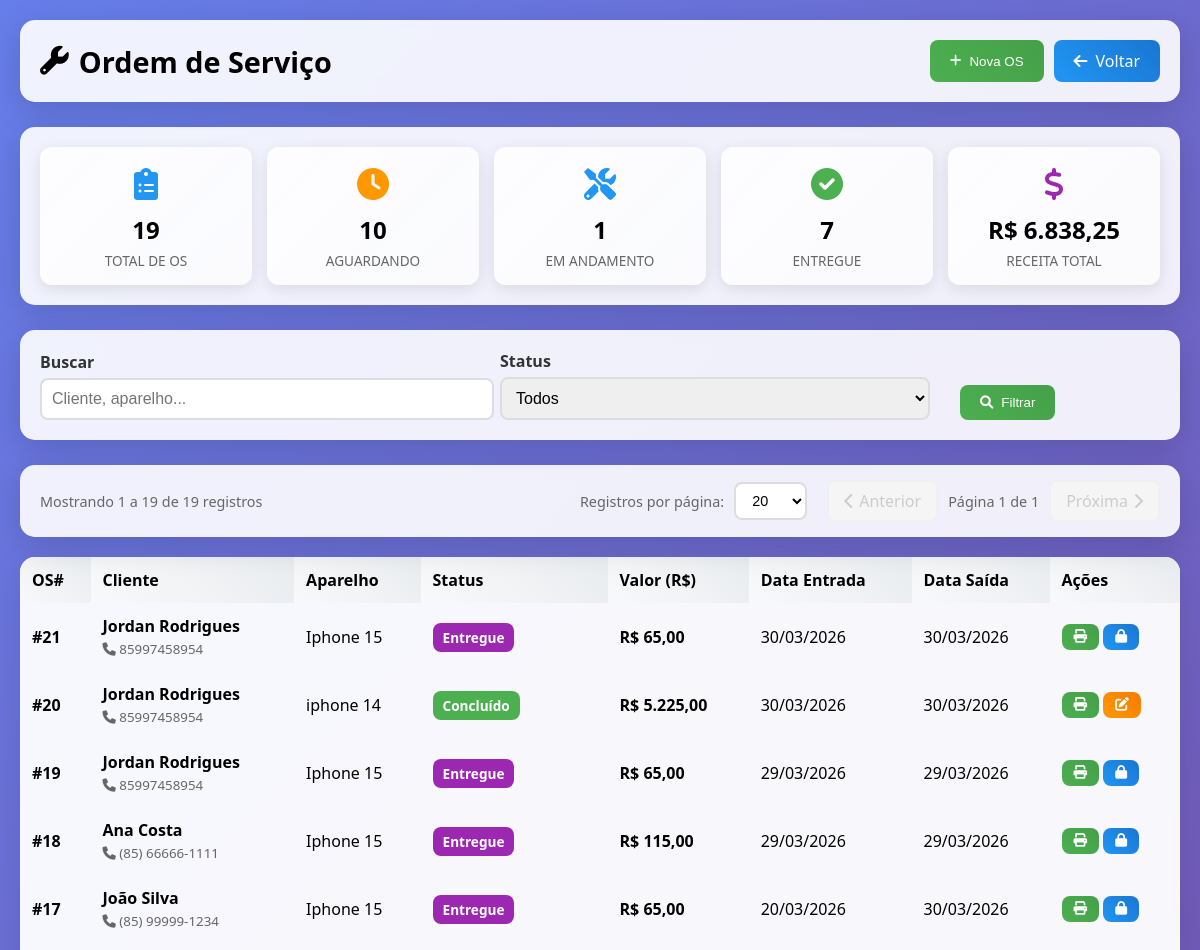
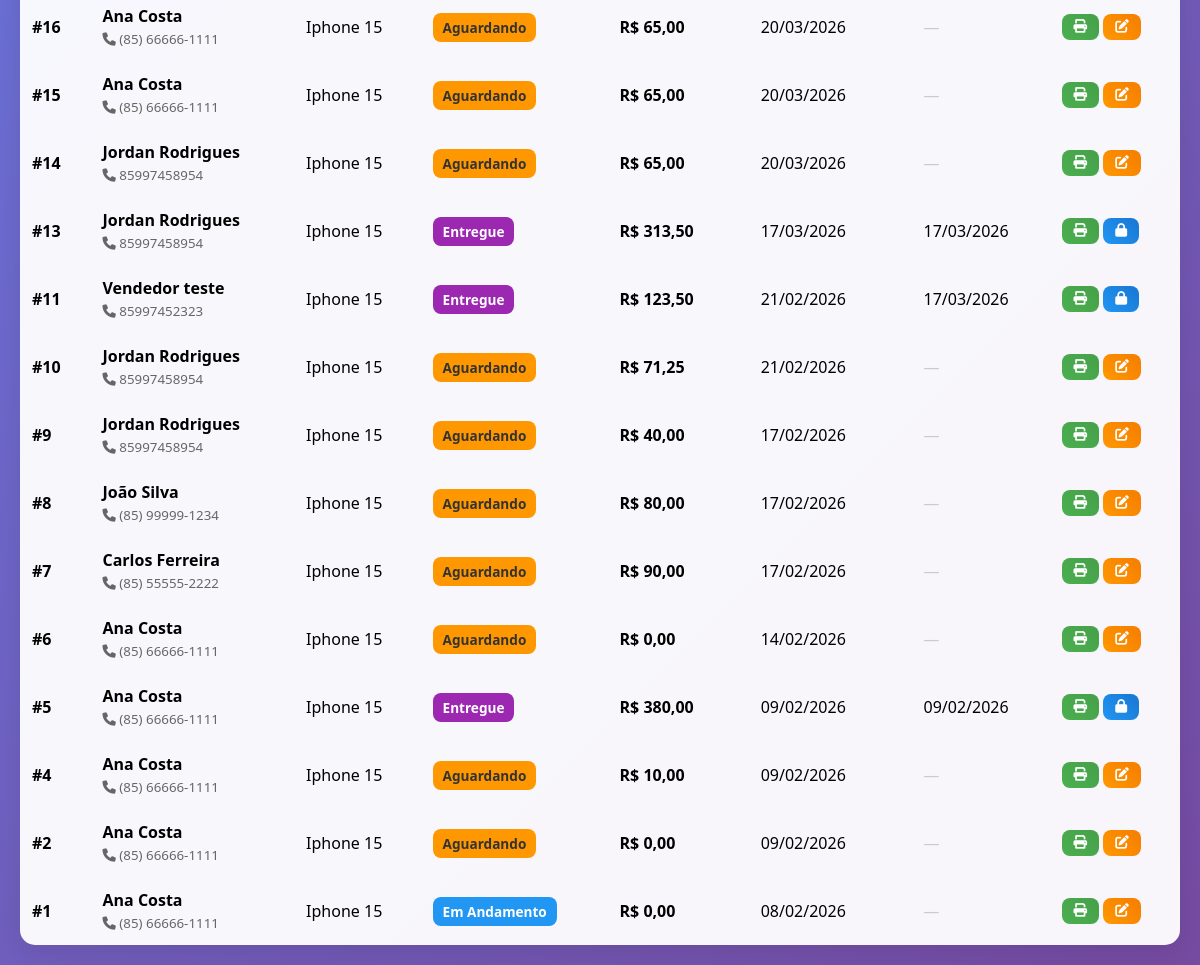
The app's page /modules/service_orders/index.php (signed in) with its own data (2 pictures, top to bottom).
### tables this page shows
CREATE TABLE `service_orders` (
  `id` int(11) NOT NULL AUTO_INCREMENT,
  `customer_id` int(11) NOT NULL,
  `entry_datetime` datetime NOT NULL DEFAULT current_timestamp(),
  `exit_datetime` datetime DEFAULT NULL,
  `user_id` int(11) NOT NULL,
  `device` varchar(200) NOT NULL,
  `device_type` varchar(50) DEFAULT 'celular',
  `problem` text NOT NULL,
  `diagnosis` text DEFAULT NULL,
  `solution` text DEFAULT NULL,
  `total_cost` decimal(10,2) DEFAULT 0.00,
  `discount` decimal(10,2) DEFAULT 0.00,
  `payment_method` enum('dinheiro','pix','cartao_credito','cartao_debito') DEFAULT NULL,
  `payment_methods` text DEFAULT NULL,
  `installments` int(11) DEFAULT 1,
  `status` enum('open','in_progress','completed','invoiced','delivered','cancelled') DEFAULT 'open',
  `technical_report` text DEFAULT NULL,
  `reported_problem` text DEFAULT NULL,
  `customer_observations` text DEFAULT NULL,
  `internal_observations` text DEFAULT NULL,
  `device_powers_on` enum('sim','nao') DEFAULT 'sim',
  `device_password` varchar(100) DEFAULT NULL,
  `password_pattern` varchar(50) DEFAULT NULL,
  `checklist_case` tinyint(1) DEFAULT 0,
  `checklist_screen_protector` tinyint(1) DEFAULT 0,
  `checklist_camera` tinyint(1) DEFAULT 0,
  `checklist_housing` tinyint(1) DEFAULT 0,
  `checklist_lens` tinyint(1) DEFAULT 0,
  `checklist_battery` tinyint(1) DEFAULT 0,
  `checklist_buttons` tinyint(1) DEFAULT 0,
  `checklist_chip_tray` tinyint(1) DEFAULT 0,
  `checklist_charger` tinyint(1) DEFAULT 0,
  `checklist_headphones` tinyint(1) DEFAULT 0,
  `technician_name` varchar(100) DEFAULT NULL,
  `assistant_name` varchar(100) DEFAULT NULL,
  `created_at` timestamp NULL DEFAULT current_timestamp(),
  `updated_at` timestamp NULL DEFAULT current_timestamp() ON UPDATE current_timestamp(),
  `warranty_expiration` date DEFAULT NULL,
  `change_amount` decimal(10,2) DEFAULT 0.00,
  `deposit_amount` decimal(10,2) DEFAULT 0.00,
  `checklist_lens_condition` varchar(100) DEFAULT NULL,
  `checklist_back_cover` varchar(200) DEFAULT NULL,
  `checklist_screen` tinyint(1) DEFAULT 0,
  `checklist_connector` tinyint(1) DEFAULT 0,
  `checklist_camera_front_back` varchar(50) DEFAULT NULL,
  `checklist_face_id` tinyint(1) DEFAULT 0,
  `checklist_sim_card` tinyint(1) DEFAULT 0,
  `warranty_period` varchar(50) DEFAULT '90 dias',
  `image` varchar(255) DEFAULT NULL,
  `attendant_name` varchar(100) DEFAULT NULL,
  PRIMARY KEY (`id`),
  KEY `customer_id` (`customer_id`),
  KEY `user_id` (`user_id`),
  CONSTRAINT `service_orders_ibfk_1` FOREIGN KEY (`customer_id`) REFERENCES `customers` (`id`),
  CONSTRAINT `service_orders_ibfk_2` FOREIGN KEY (`user_id`) REFERENCES `users` (`id`)
);

CREATE TABLE `customers` (
  `id` int(11) NOT NULL AUTO_INCREMENT,
  `name` varchar(100) NOT NULL,
  `cpf_cnpj` varchar(18) DEFAULT NULL,
  `phone` varchar(20) DEFAULT NULL,
  `birth_date` date DEFAULT NULL,
  `email` varchar(100) DEFAULT NULL,
  `address` text DEFAULT NULL,
  `neighborhood` varchar(100) DEFAULT NULL,
  `city` varchar(100) DEFAULT NULL,
  `state` varchar(2) DEFAULT NULL,
  `zipcode` varchar(10) DEFAULT NULL,
  `notes` text DEFAULT NULL,
  `created_at` timestamp NULL DEFAULT current_timestamp(),
  `updated_at` timestamp NULL DEFAULT current_timestamp() ON UPDATE current_timestamp(),
  `deleted_at` timestamp NULL DEFAULT NULL COMMENT 'Data de deleção (soft delete)',
  PRIMARY KEY (`id`),
  KEY `idx_deleted_at` (`deleted_at`)
);

### config/app.php (called while the page is built, shortened)
<?php
function formatMoney($value) {
    return 'R$ ' . number_format($value, 2, ',', '.');
}
?>

### config/permissions.php (called while the page is built, shortened)
<?php
$PERMISSIONS = [
    'admin' => [
        'pdv' => ['view', 'create', 'edit', 'delete'],
        'service_orders' => ['view', 'create', 'edit', 'delete'],
        'products' => ['view', 'create', 'edit', 'delete'],
        'customers' => ['view', 'create', 'edit', 'delete'],
        'expenses' => ['view', 'create', 'edit', 'delete'],
        'cashflow' => ['view', 'create', 'edit', 'delete'],
        'accounts_receivable' => ['view', 'create', 'edit', 'delete'],
        'reports' => ['view'],
        'users' => ['view', 'create', 'edit', 'delete'],
    ],
    'manager' => [
        'pdv' => ['view', 'create', 'edit'],
        'service_orders' => ['view', 'create', 'edit'],
        'products' => ['view', 'create', 'edit'],
        'customers' => ['view', 'create', 'edit'],
        'cashflow' => ['view', 'create'],
        'accounts_receivable' => ['view', 'create', 'edit'],
        'reports' => ['view'],
    ],
    'seller' => [
        'pdv' => ['view', 'create', 'edit', 'delete'],
        'service_orders' => ['view', 'create', 'edit'],
        'products' => ['view', 'create'],
        'customers' => ['view', 'create', 'edit'],
    ]
];
function hasPermission($module, $action = 'view') {
    global $PERMISSIONS;
    $role = $_SESSION['user_role'];
    return in_array($action, $PERMISSIONS[$role][$module]);
}

### modules/service_orders/index.php (the view, shortened to what this page needs)
<?php
require_once('../../config/database.php');
require_once('../../config/app.php');
$conn = $database->getConnection();
$search = $_GET['search'] ?? '';
$filter_status = $_GET['status'] ?? '';
$where = "WHERE 1=1";
$params = [];
$page = isset($_GET['page']) ? max(1, (int)$_GET['page']) : 1;
$perPage = isset($_GET['per_page']) ? (int)$_GET['per_page'] : 20;
$allowedPerPage = [10, 20, 30, 50, 100];
$offset = ($page - 1) * $perPage;
$stmtCount = $conn->prepare("
    SELECT COUNT(*) as total
    FROM service_orders so
    LEFT JOIN customers c ON so.customer_id = c.id
    $where
");
$stmtCount->execute($params);
$totalRecords = $stmtCount->fetch(PDO::FETCH_ASSOC)['total'];
$totalPages = ceil($totalRecords / $perPage);
$paramsWithPagination = array_merge($params, [$perPage, $offset]);
$stmt = $conn->prepare("
    SELECT so.*, c.name as customer_name, c.phone as customer_phone
    FROM service_orders so
    LEFT JOIN customers c ON so.customer_id = c.id AND c.deleted_at IS NULL
    $where
    ORDER BY so.id DESC
    LIMIT ? OFFSET ?
");
$stmt->execute($paramsWithPagination);
$orders = $stmt->fetchAll(PDO::FETCH_ASSOC);
$stats = $conn->query("
    SELECT
        COUNT(*) as total_orders,
        COUNT(CASE WHEN status = 'open' THEN 1 END) as awaiting,
        COUNT(CASE WHEN status = 'in_progress' THEN 1 END) as in_progress,
        COUNT(CASE WHEN status = 'completed' THEN 1 END) as completed,
        COUNT(CASE WHEN status = 'invoiced' THEN 1 END) as invoiced,
        COUNT(CASE WHEN status = 'delivered' THEN 1 END) as delivered,
        COALESCE(SUM(total_cost), 0) as total_revenue
    FROM service_orders
")->fetch(PDO::FETCH_ASSOC);
function traduzirStatus($status) {
    $map = [
        'open' => 'Aguardando',
        'in_progress' => 'Em Andamento',
        'completed' => 'Concluído',
        'invoiced' => 'Faturada',
        'delivered' => 'Entregue',
        'cancelled' => 'Cancelado'
    ];
    return $map[$status] ?? ucfirst($status);
}
?>
<!DOCTYPE html>
<html lang="pt-BR">
<head>
<link href="https://cdnjs.cloudflare.com/ajax/libs/font-awesome/6.0.0/css/all.min.css" rel="stylesheet">
</head>
<body>
<div class="container">
    <div class="header">
        <h1><i class="fas fa-wrench"></i> Ordem de Serviço</h1>
        <div style="display:flex;gap:10px;flex-wrap:wrap;">
            <button class="btn btn-primary" onclick="openModal('createModal')"><i class="fas fa-plus"></i> Nova OS</button>
            <a href="../../index.php" class="btn btn-secondary"><i class="fas fa-arrow-left"></i> Voltar</a>
        </div>
    </div>
    <div class="stats-box">
        <div class="stats-grid">
            <div class="stat-card blue">
                <div class="icon"><i class="fas fa-clipboard-list"></i></div>
                <div class="value"><?= $stats['total_orders'] ?></div>
                <div class="label">Total de OS</div>
            </div>
            <div class="stat-card orange">
                <div class="icon"><i class="fas fa-clock"></i></div>
                <div class="value"><?= $stats['awaiting'] ?></div>
                <div class="label">Aguardando</div>
            </div>
            <div class="stat-card blue">
                <div class="icon"><i class="fas fa-tools"></i></div>
                <div class="value"><?= $stats['in_progress'] ?></div>
                <div class="label">Em Andamento</div>
            </div>
            <div class="stat-card green">
                <div class="icon"><i class="fas fa-check-circle"></i></div>
                <div class="value"><?= $stats['delivered'] ?></div>
                <div class="label">Entregue</div>
            </div>
            <div class="stat-card purple">
                <div class="icon"><i class="fas fa-dollar-sign"></i></div>
                <div class="value"><?= formatMoney($stats['total_revenue']) ?></div>
                <div class="label">Receita Total</div>
            </div>
        </div>
    </div>
    <div class="search-box">
        <form method="GET">
            <div class="filter-box">
                <div class="form-group">
                    <label>Buscar</label>
                    <input type="text" name="search" value="<?= htmlspecialchars($search) ?>" class="form-control" placeholder="Cliente, aparelho...">
                </div>
                <div class="form-group">
                    <label>Status</label>
                    <select name="status" class="form-control">
                        <option value="">Todos</option>
                    </select>
                </div>
                <div class="form-group" style="flex:0 0 auto;">
                    <button type="submit" class="btn btn-primary"><i class="fas fa-search"></i> Filtrar</button>
                </div>
            </div>
        </form>
    </div>
    <div class="pagination-container">
        <div class="pagination-info">
            Mostrando <?= min($offset + 1, $totalRecords) ?> a <?= min($offset + $perPage, $totalRecords) ?> de <?= $totalRecords ?> registros
        </div>
        <div class="pagination-controls">
            <div class="per-page-selector">
                <label>Registros por página:</label>
                <select onchange="changePerPage(this.value)">
                    <?php foreach($allowedPerPage as $option): ?>
                        <option value="<?= $option ?>" <?= $perPage == $option ? 'selected' : '' ?>><?= $option ?></option>
                    <?php endforeach; ?>
                </select>
            </div>
            <div class="pagination-buttons">
                <?php if($page > 1): ?>
                    <a href="?page=<?= $page - 1 ?>&per_page=<?= $perPage ?><?= !empty($search) ? '&search=' . urlencode($search) : '' ?><?= !empty($filter_status) ? '&status=' . urlencode($filter_status) : '' ?>" class="pagination-btn">
                        <i class="fas fa-chevron-left"></i> Anterior
                    </a>
                <?php else: ?>
                    <span class="pagination-btn disabled"><i class="fas fa-chevron-left"></i> Anterior</span>
                <?php endif; ?>
                <span class="page-info">Página <?= $page ?> de <?= max(1, $totalPages) ?></span>
                <?php if($page < $totalPages): ?>
                    <a href="?page=<?= $page + 1 ?>&per_page=<?= $perPage ?><?= !empty($search) ? '&search=' . urlencode($search) : '' ?><?= !empty($filter_status) ? '&status=' . urlencode($filter_status) : '' ?>" class="pagination-btn">
                        Próxima <i class="fas fa-chevron-right"></i>
                    </a>
                <?php else: ?>
                    <span class="pagination-btn disabled">Próxima <i class="fas fa-chevron-right"></i></span>
                <?php endif; ?>
            </div>
        </div>
    </div>
    <table class="table">
        <thead>
            <tr>
                <th>OS#</th>
                <th>Cliente</th>
                <th>Aparelho</th>
                <th>Status</th>
                <th>Valor (R$)</th>
                <th>Data Entrada</th>
                <th>Data Saída</th>
                <th>Ações</th>
            </tr>
        </thead>
        <tbody>
            <?php if(empty($orders)): ?>
                <tr><td colspan="8" class="empty">Nenhuma ordem de serviço cadastrada.</td></tr>
            <?php else: foreach($orders as $row): ?>
            <tr>
                <td><strong>#<?= $row['id'] ?></strong></td>
                <td>
                    <strong><?= htmlspecialchars($row['customer_name'] ?? 'N/A') ?></strong>
                    <?php if(!empty($row['customer_phone'])): ?>
                        <br><small style="color:#666;"><i class="fas fa-phone"></i> <?= htmlspecialchars($row['customer_phone']) ?></small>
                    <?php endif; ?>
                </td>
                <td><?= htmlspecialchars($row['device']) ?></td>
                <td><span class="badge <?= $row['status'] ?>"><?= traduzirStatus($row['status']) ?></span></td>
                <td><strong><?= formatMoney($row['total_cost']) ?></strong></td>
                <td><?= date('d/m/Y', strtotime($row['entry_datetime'])) ?></td>
                <td><?= $row['exit_datetime'] ? date('d/m/Y', strtotime($row['exit_datetime'])) : '<span style="color:#ccc;">—</span>' ?></td>
                <td>
                    <button class="btn btn-primary btn-sm" onclick='printServiceOrder(<?= json_encode($row) ?>)' title="Imprimir (2 vias)">
                        <i class="fas fa-print"></i>
                    </button>
                    <?php if ($row['status'] !== 'delivered'): ?>
                        <?php if (hasPermission('service_orders', 'edit')): ?>
                        <button class="btn btn-warning btn-sm" onclick='openEditModal(<?= json_encode($row) ?>)' title="Editar">
                            <i class="fas fa-edit"></i>
                        </button>
                        <?php endif; ?>
                    <?php else: ?>
                    <button class="btn btn-secondary btn-sm" onclick="openUnlockModal(<?= $row['id'] ?>)" title="Desbloquear OS (requer admin)">
                        <i class="fas fa-lock"></i>
                    </button>
                    <?php endif; ?>
                </td>
            </tr>
            <?php endforeach; endif; ?>
        </tbody>
    </table>
</div>
</body>
</html>

### records on screen
service_orders: id "21", customer.name "Jordan Rodrigues", customer.phone "85997458954", device "Iphone 15", status "Entregue", total_cost "R$ 65,00", entry_datetime "30/03/2026", exit_datetime "30/03/2026"
service_orders: id "20", customer.name "Jordan Rodrigues", customer.phone "85997458954", device "iphone 14", status "Concluído", total_cost "R$ 5.225,00", entry_datetime "30/03/2026", exit_datetime "30/03/2026"
service_orders: id "19", customer.name "Jordan Rodrigues", customer.phone "85997458954", device "Iphone 15", status "Entregue", total_cost "R$ 65,00", entry_datetime "29/03/2026", exit_datetime "29/03/2026"
service_orders: id "18", customer.name "Ana Costa", customer.phone "(85) 66666-1111", device "Iphone 15", status "Entregue", total_cost "R$ 115,00", entry_datetime "29/03/2026", exit_datetime "29/03/2026"
service_orders: id "17", customer.name "João Silva", customer.phone "(85) 99999-1234", device "Iphone 15", status "Entregue", total_cost "R$ 65,00", entry_datetime "20/03/2026", exit_datetime "30/03/2026"
service_orders: id "16", customer.name "Ana Costa", customer.phone "(85) 66666-1111", device "Iphone 15", status "Aguardando", total_cost "R$ 65,00", entry_datetime "20/03/2026"
service_orders: id "15", customer.name "Ana Costa", customer.phone "(85) 66666-1111", device "Iphone 15", status "Aguardando", total_cost "R$ 65,00", entry_datetime "20/03/2026"
service_orders: id "14", customer.name "Jordan Rodrigues", customer.phone "85997458954", device "Iphone 15", status "Aguardando", total_cost "R$ 65,00", entry_datetime "20/03/2026"
service_orders: id "13", customer.name "Jordan Rodrigues", customer.phone "85997458954", device "Iphone 15", status "Entregue", total_cost "R$ 313,50", entry_datetime "17/03/2026", exit_datetime "17/03/2026"
service_orders: id "11", customer.name "Vendedor teste", customer.phone "85997452323", device "Iphone 15", status "Entregue", total_cost "R$ 123,50", entry_datetime "21/02/2026", exit_datetime "17/03/2026"
service_orders: id "10", customer.name "Jordan Rodrigues", customer.phone "85997458954", device "Iphone 15", status "Aguardando", total_cost "R$ 71,25", entry_datetime "21/02/2026"
service_orders: id "9", customer.name "Jordan Rodrigues", customer.phone "85997458954", device "Iphone 15", status "Aguardando", total_cost "R$ 40,00", entry_datetime "17/02/2026"
service_orders: id "8", customer.name "João Silva", customer.phone "(85) 99999-1234", device "Iphone 15", status "Aguardando", total_cost "R$ 80,00", entry_datetime "17/02/2026"
service_orders: id "7", customer.name "Carlos Ferreira", customer.phone "(85) 55555-2222", device "Iphone 15", status "Aguardando", total_cost "R$ 90,00", entry_datetime "17/02/2026"
service_orders: id "6", customer.name "Ana Costa", customer.phone "(85) 66666-1111", device "Iphone 15", status "Aguardando", total_cost "R$ 0,00", entry_datetime "14/02/2026"
service_orders: id "5", customer.name "Ana Costa", customer.phone "(85) 66666-1111", device "Iphone 15", status "Entregue", total_cost "R$ 380,00", entry_datetime "09/02/2026", exit_datetime "09/02/2026"
service_orders: id "4", customer.name "Ana Costa", customer.phone "(85) 66666-1111", device "Iphone 15", status "Aguardando", total_cost "R$ 10,00", entry_datetime "09/02/2026"
service_orders: id "2", customer.name "Ana Costa", customer.phone "(85) 66666-1111", device "Iphone 15", status "Aguardando", total_cost "R$ 0,00", entry_datetime "09/02/2026"
service_orders: id "1", customer.name "Ana Costa", customer.phone "(85) 66666-1111", device "Iphone 15", status "Em Andamento", total_cost "R$ 0,00", entry_datetime "08/02/2026"

### other values on screen
$stats['total_orders'] "19"
$stats['awaiting'] "10"
$stats['in_progress'] "1"
$stats['delivered'] "7"
formatMoney($stats['total_revenue']) "R$ 6.838,25"
min($offset + 1, $totalRecords) "1"
min($offset + $perPage, $totalRecords) "19"
$totalRecords "19"
$page "1"
max(1, $totalPages) "1"
form field value "20"
